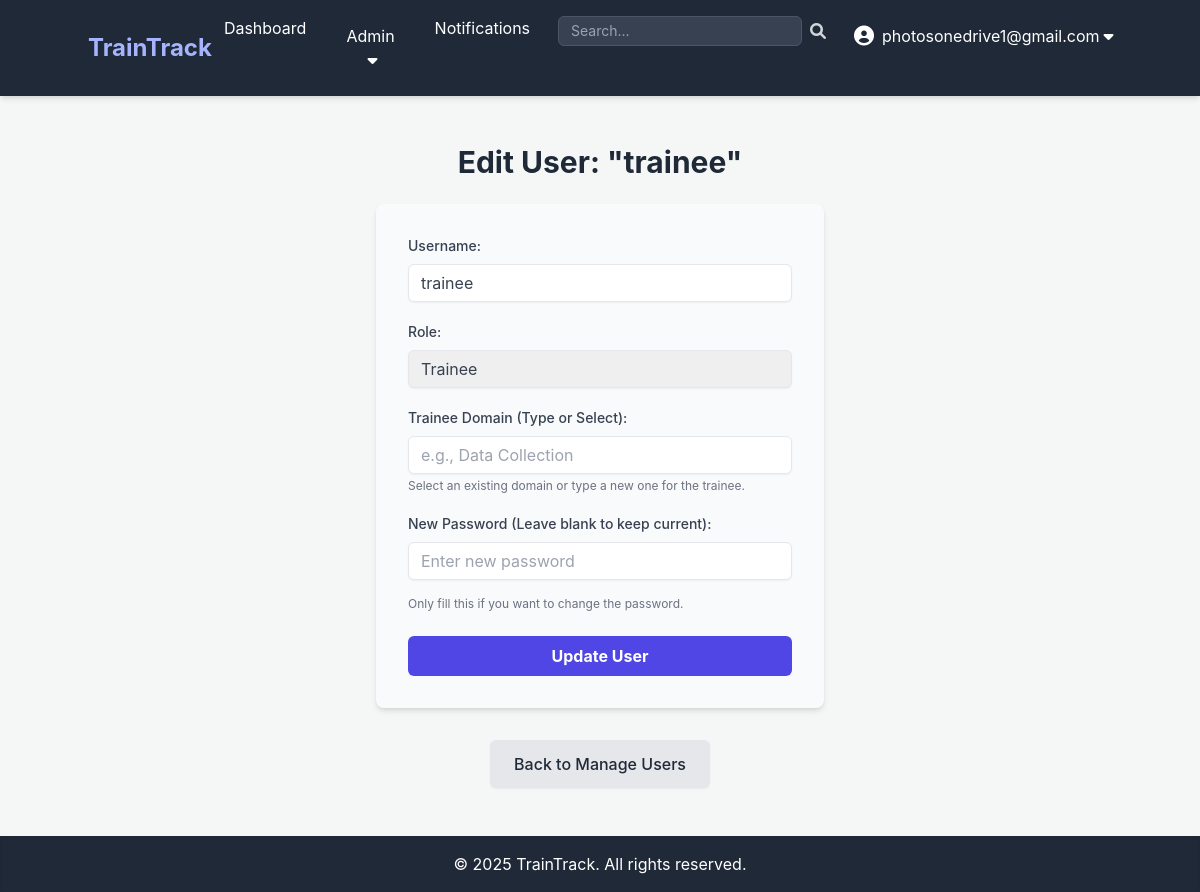
The page /admin/users/1/edit (signed in) on the database its author committed.
### app.py (models this page shows, shortened)
class User(UserMixin, db.Model):
    id = db.Column(db.Integer, primary_key=True)
    username = db.Column(db.String(80), unique=True, nullable=False)
    password_hash = db.Column(db.String(128), nullable=False)
    role = db.Column(db.String(20), nullable=False, default='trainee')
    domain = db.Column(db.String(50), nullable=True) # New field for trainee/admin domain
    assignments_as_trainee = db.relationship('Assignment', foreign_keys='Assignment.trainee_id', backref='trainee', lazy=True)
    created_courses = db.relationship('Course', foreign_keys='Course.created_by_id', backref='creator', lazy=True)
    created_assessments = db.relationship('Assessment', foreign_keys='Assessment.created_by_id', backref='assessor_creator', lazy=True)
    created_learning_paths = db.relationship('LearningPath', foreign_keys='LearningPath.created_by_id', backref='path_creator', lazy=True)
    assigned_assignments = db.relationship('Assignment', foreign_keys='Assignment.assigned_by_id', backref='assigner', lazy=True)
    notifications_received = db.relationship('Notification', foreign_keys='Notification.recipient_id', backref='recipient', lazy=True)
    notifications_sent = db.relationship('Notification', foreign_keys='Notification.sender_id', backref='sender', lazy=True)
    graded_submissions = db.relationship('Submission', foreign_keys='Submission.graded_by_id', backref='grader', lazy=True)

### app.py (the view, shortened to what this page needs)
@app.route('/admin/users/<int:user_id>/edit', methods=['GET', 'POST'])
@login_required
@admin_required
def edit_user(user_id):
    current_year = datetime.now().year
    user_to_edit = db.session.get(User, user_id) # Fix: Use db.session.get()
    if user_to_edit is None:
        abort(404)
    existing_domains = db.session.query(Course.domain).distinct().all()
    existing_domains = [d[0] for d in existing_domains if d[0] is not None]
    all_domains = sorted(list(set(PREDEFINED_DOMAINS + existing_domains)))
    return render_template('admin/edit_user.html', title='Edit User', user_item=user_to_edit, current_year=current_year, domains=all_domains)

### app.py (called while the page is built)
def role_required(role):
    def decorator(f):
        @wraps(f)
        def decorated_function(*args, **kwargs):
            if not current_user.is_authenticated or current_user.role != role:
                flash('You do not have permission to access this page.', 'danger')
                return redirect(url_for('dashboard')) # Redirect to dashboard or login
            return f(*args, **kwargs)
        return decorated_function
    return decorator

@login_manager.user_loader
def load_user(user_id):
    return db.session.get(User, int(user_id))

@app.context_processor
def inject_unread_notifications_count():
    if current_user.is_authenticated:
        unread_count = Notification.query.filter_by(recipient_id=current_user.id, is_read=False).count()
        return dict(unread_notifications_count=unread_count)
    return dict(unread_notifications_count=0)

### templates/admin/edit_user.html (shortened to what this page needs)
{% extends "base.html" %}
{% block content %}
    <h1 class="text-3xl font-bold text-gray-800 mb-6 text-center">Edit User: "{{ user_item.username }}"</h1>
    <form method="POST" action="{{ url_for('edit_user', user_id=user_item.id) }}" class="max-w-md mx-auto bg-gray-50 p-8 rounded-lg shadow-md">
        <div class="mb-5">
            <label for="username" class="block text-gray-700 text-sm font-medium mb-2">Username:</label>
            <input type="text" id="username" name="username" value="{{ user_item.username }}" required
                   class="shadow-sm appearance-none border rounded-md w-full py-2 px-3 text-gray-700 leading-tight focus:outline-none focus:ring-2 focus:ring-indigo-500 focus:border-transparent transition duration-200"
                   aria-label="Username input">
        </div>
        <div class="mb-5">
            <label for="role" class="block text-gray-700 text-sm font-medium mb-2">Role:</label>
            <select id="role" name="role" required
                    class="shadow-sm appearance-none border rounded-md w-full py-2 px-3 text-gray-700 leading-tight focus:outline-none focus:ring-2 focus:ring-indigo-500 focus:border-transparent transition duration-200"
                    aria-label="User role select">
                <option value="trainee" {% if user_item.role == 'trainee' %}selected{% endif %}>Trainee</option>
            </select>
        </div>
        <div class="mb-5" id="trainee-domain-field" style="display: none;">
            <label for="domain" class="block text-gray-700 text-sm font-medium mb-2">Trainee Domain (Type or Select):</label>
            <input type="text" id="domain" name="domain" list="domain-options"
                   value="{{ user_item.domain if user_item.domain else '' }}"
                   class="shadow-sm appearance-none border rounded-md w-full py-2 px-3 text-gray-700 leading-tight focus:outline-none focus:ring-2 focus:ring-indigo-500 focus:border-transparent transition duration-200"
                   placeholder="e.g., Data Collection"
                   aria-label="Trainee domain input">
            <p class="text-xs text-gray-500 mt-1">Select an existing domain or type a new one for the trainee.</p>
        </div>
        <div class="mb-6">
            <label for="password" class="block text-gray-700 text-sm font-medium mb-2">New Password (Leave blank to keep current):</label>
            <input type="password" id="password" name="password"
                   class="shadow-sm appearance-none border rounded-md w-full py-2 px-3 text-gray-700 mb-3 leading-tight focus:outline-none focus:ring-2 focus:ring-indigo-500 focus:border-transparent transition duration-200"
                   placeholder="Enter new password"
                   aria-label="New password input">
            <p class="text-xs text-gray-500 mt-1">Only fill this if you want to change the password.</p>
        </div>
        <div class="flex items-center justify-between">
            <button type="submit"
                    class="bg-indigo-600 hover:bg-indigo-700 text-white font-bold py-2 px-4 rounded-md focus:outline-none focus:shadow-outline transition duration-300 w-full">
                Update User
            </button>
        </div>
    </form>
    <div class="mt-8 text-center">
        <a href="{{ url_for('admin_view_users') }}" class="inline-block bg-gray-200 text-gray-800 px-6 py-3 rounded-md font-medium hover:bg-gray-300 transition duration-300 shadow-sm">
            Back to Manage Users
        </a>
    </div>
{% endblock %}

### templates/base.html (shortened to what this page needs)
<!DOCTYPE html>
<html lang="en">
<head>
    <link href="https://cdn.jsdelivr.net/npm/tailwindcss@2.2.19/dist/tailwind.min.css" rel="stylesheet">
    <link rel="stylesheet" href="https://cdnjs.cloudflare.com/ajax/libs/font-awesome/6.0.0-beta3/css/all.min.css">
</head>
<body class="flex flex-col min-h-screen">
    <header class="bg-gray-800 text-white p-4 shadow-md">
        <div class="container mx-auto flex justify-between items-center">
            <a href="{{ url_for('dashboard') }}" class="text-2xl font-bold text-indigo-300 hover:text-indigo-100 transition duration-300">TrainTrack</a>
            <nav>
                <ul class="flex space-x-4">
                    {% if current_user.is_authenticated %}
                        <li><a href="{{ url_for('dashboard') }}" class="hover:text-gray-300 px-3 py-2 rounded-md transition duration-300">Dashboard</a></li>
                        {% if current_user.role == 'admin' %}
                            <li class="relative group">
                                <button class="hover:text-gray-300 px-3 py-2 rounded-md transition duration-300 focus:outline-none">
                                    Admin <i class="fas fa-caret-down ml-1"></i>
                                </button>
                            </li>
                        {% endif %}
                        <li class="relative">
                            <a href="{{ url_for('view_notifications') }}" class="hover:text-gray-300 px-3 py-2 rounded-md transition duration-300">
                                Notifications
                            </a>
                        </li>
                        <li>
                            <form action="{{ url_for('search') }}" method="GET" class="flex items-center">
                                <input type="search" name="query" placeholder="Search..."
                                       class="px-3 py-1 rounded-md bg-gray-700 text-white border border-gray-600 focus:border-indigo-500 focus:ring-indigo-500 text-sm"
                                       aria-label="Search input">
                                <button type="submit" class="ml-2 text-gray-300 hover:text-white transition duration-300" aria-label="Submit search">
                                    <i class="fas fa-search"></i>
                                </button>
                            </form>
                        </li>
                        <li class="relative group">
                            <button class="flex items-center hover:text-gray-300 px-3 py-2 rounded-md transition duration-300 focus:outline-none">
                                <i class="fas fa-user-circle text-xl mr-2"></i>
                                {{ current_user.username }} <i class="fas fa-caret-down ml-1"></i>
                            </button>
                        </li>
                    {% else %}
                        <li><a href="{{ url_for('login') }}" class="hover:text-gray-300 px-3 py-2 rounded-md transition duration-300">Login</a></li>
                        <li><a href="{{ url_for('register') }}" class="hover:text-gray-300 px-3 py-2 rounded-md transition duration-300">Register</a></li>
                    {% endif %}
                </ul>
            </nav>
        </div>
    </header>
    <main class="container mx-auto mt-8 p-4 flex-grow">
        {% block content %}{% endblock %}
    </main>
    <footer class="bg-gray-800 text-white p-4 text-center shadow-inner mt-8">
        <div class="container mx-auto">
            <p>&copy; {{ current_year }} TrainTrack. All rights reserved.</p>
        </div>
    </footer>
</body>
</html>

### templates/base.html (style rules this page uses)
body { font-family: "Inter", sans-serif; background-color: #f4f7f6; }

### rows shown on the page
User: username "photosonedrive1@gmail.com"
User: username "trainee", role "Trainee"
